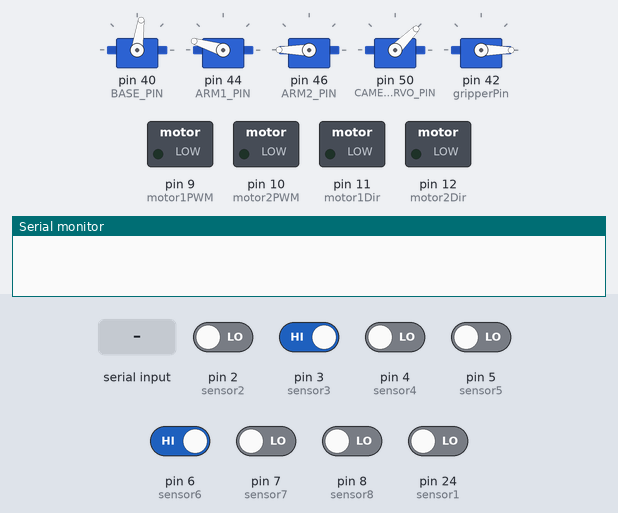
Bench run of a sketch on a simulated Arduino Mega 2560, built with avr-gcc and run on an emulated ATmega2560. Parts: 5 × servo, switched loads named in the sketch (green lamp = pin HIGH), the last lines printed to the serial monitor. The inputs (shaded band) are chosen by the test bench; at power-on: pin 3 (sensor3), pin 6 (sensor6) HIGH, pin 2 (sensor2), pin 4 (sensor4), pin 5 (sensor5), pin 7 (sensor7), pin 8 (sensor8), pin 24 (sensor1) LOW.

Above: at 4.2 s.
4.3 s: "OBDETECTED\n" received over Serial
At 9.2 s:
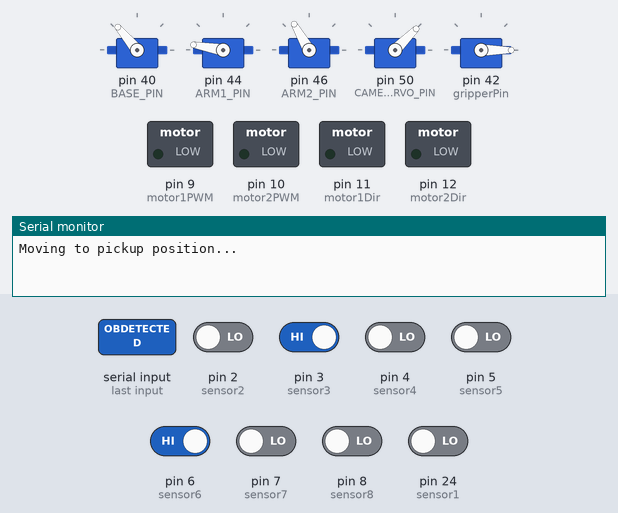
At 11.9 s:
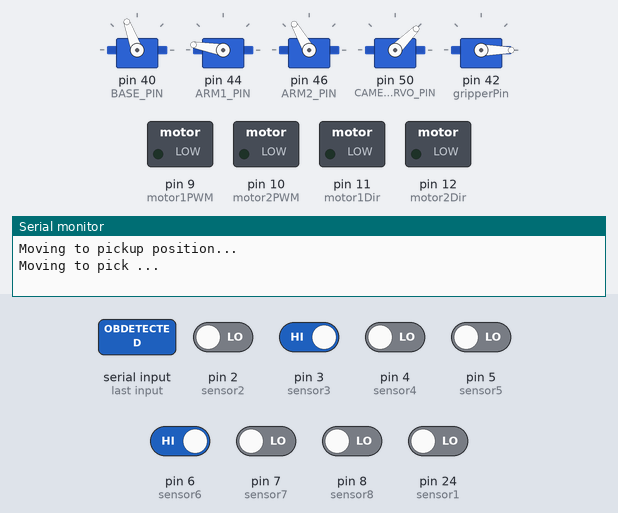
Timing chart, 0 to 25.4 s (numbered marks = the images above; inputs shaded):
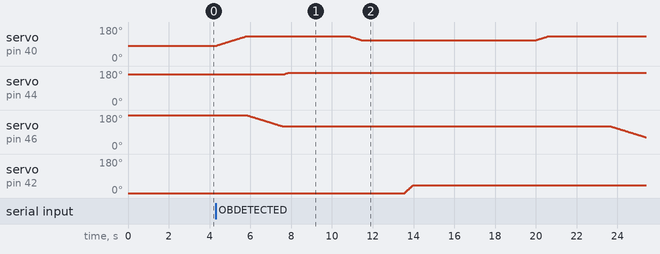

Measured:
- after the input at 4.3 s, servo on pin 44 (ARM1_PIN): 163° → 170° after 3.4 s; servo on pin 46 (ARM2_PIN): moves from 180° to 63° over 19.6 s, starting after 1.5 s; servo on pin 42 (gripperPin): moves from 0° to 40° over 0.40 s, starting after 9.3 s

The sketch:

final_arduino.ino
```cpp
#include <Servo.h> // Include the Servo library

// Create servo objects
Servo baseServo;
Servo arm1Servo;
Servo arm2Servo;
Servo cameraServo;
Servo gripper;

// Define sensor pins
const int sensor1 = 24; // Channel 1 connected to pin 24
const int sensor2 = 2;
const int sensor3 = 3;
const int sensor4 = 4;
const int sensor5 = 5;
const int sensor6 = 6;
const int sensor7 = 7;
const int sensor8 = 8;

// Define motor control pins
const int motor1Dir = 11;
const int motor1PWM = 9;
const int motor2Dir = 12;
const int motor2PWM = 10;

// Define servo pins
const int BASE_PIN = 40;
const int ARM1_PIN = 44;
const int ARM2_PIN = 46;
const int CAMERA_SERVO_PIN = 50;
const int gripperPin = 42;

// Define resting positions
// const int BASE_REST = 70;
// const int ARM1_REST = 160;
// const int ARM2_REST = 180;
const int CAMERA_DOWN = 45;
const int CAMERA_FORWARD = 90;

// Variable to track gripper position
int gripperAngle = 0;


void moveServoSmoothly(Servo &servo, int startAngle, int targetAngle, int delayTime) {
    if (startAngle < targetAngle) {
        for (int angle = startAngle; angle <= targetAngle; angle++) {
            servo.write(angle);
            delay(delayTime);
        }
    } else {
        for (int angle = startAngle; angle >= targetAngle; angle--) {
            servo.write(angle);
            delay(delayTime);
        }
    }
}


void setup() {
    Serial.begin(9600);

    // Attach servos to pins
    baseServo.attach(BASE_PIN);
    arm1Servo.attach(ARM1_PIN);
    arm2Servo.attach(ARM2_PIN);

    cameraServo.attach(CAMERA_SERVO_PIN);
    gripper.attach(gripperPin);

    // Move servos to resting positions

    baseServo.write(82);
    arm1Servo.write(163);
    arm2Servo.write(180);
    cameraServo.write(CAMERA_DOWN);
    gripper.write(0);

    // restingPosition();

    delay(3000); // Wait for servos to reach position

    // Initialize IR sensor pins
    pinMode(sensor1, INPUT);
    pinMode(sensor2, INPUT);
    pinMode(sensor3, INPUT);
    pinMode(sensor4, INPUT);
    pinMode(sensor5, INPUT);
    pinMode(sensor6, INPUT);
    pinMode(sensor7, INPUT);
    pinMode(sensor8, INPUT);

    // Initialize Motor Driver pins
    pinMode(motor1Dir, OUTPUT);
    pinMode(motor1PWM, OUTPUT);
    pinMode(motor2Dir, OUTPUT);
    pinMode(motor2PWM, OUTPUT);


}

void loop() {
    // Check for serial input from Python
    if (Serial.available() > 0) {
        String command = Serial.readStringUntil('\n');
        // Serial.print("Received command: ");
        // Serial.println(command);

        if (command == "STOP") {
            stopMotors();
            Serial.println("Marker Detected: Robot Stopped");
        }
         else if (command == "TURN_SEQUENCE") {
            stopMotors();
            cameraServo.write(CAMERA_FORWARD);
            delay(2000);
            executeTurnSequence();
        }
        else if (command == "OBDETECTED"){
            pickupPosition();
            delay(3000);
            pickPosition();
            delay(6000);
            pickupPosition();
            delay(3000);
            drop();
            delay(5000);
            restingPosition2();
            delay(4000);

            executeTurnbackSequence();
        }
    }

    // Read sensor values
    int s1 = digitalRead(sensor1);
    int s2 = digitalRead(sensor2);
    int s3 = digitalRead(sensor3);
    int s4 = digitalRead(sensor4);
    int s5 = digitalRead(sensor5);
    int s6 = digitalRead(sensor6);
    int s7 = digitalRead(sensor7);
    int s8 = digitalRead(sensor8);

    // Line following logic
    if (s1 == 1 && s2 == 1 && s3 == 1 && s4 == 1 && s5 == 1 && s6 == 1 && s7 == 1 && s8 == 1) {
        stopMotors();
    } else if (s4 == 1 && s5 == 1) {
        moveForward();
    } else if ((s4 == 1 && s5 == 1) && (s3 == 1 || s6 == 1)) {
        moveForward();
    } else if ((s6 == 0 && s2 == 1) || (s5 == 0 && s1 == 1) || (s4 == 1 && s5 == 0)) {
        turnRight();
    } else if ((s3 == 0 && s7 == 1) || (s4 == 0 && s8 == 1) || (s5 == 1 && s4 == 0)) {
        turnLeft();
    } else {
        stopMotors();
    }
}

void executeTurnSequence() {
    digitalWrite(motor1Dir, HIGH);
    analogWrite(motor1PWM, 50);
    digitalWrite(motor2Dir, LOW);
    analogWrite(motor2PWM, 50);
    delay(3000);

    stopMotors();
    delay(8000);

    Serial.println("READY");
    delay(5000);
}


void executeTurnbackSequence(){
    digitalWrite(motor1Dir, LOW);
    analogWrite(motor1PWM, 50);
    digitalWrite(motor2Dir, HIGH);
    analogWrite(motor2PWM, 50);
    delay(3000);

    stopMotors();
    delay(2000);
    cameraServo.write(CAMERA_DOWN);
    delay(4000);

//     Serial.println("READY");
//     delay(4000);
//

}

void moveForward() {
    digitalWrite(motor1Dir, LOW);
    analogWrite(motor1PWM, 50);
    digitalWrite(motor2Dir, LOW);
    analogWrite(motor2PWM, 50);
}

void turnRight() {
    digitalWrite(motor1Dir, LOW);
    analogWrite(motor1PWM, 50);
    digitalWrite(motor2Dir, LOW);
    analogWrite(motor2PWM, 0);
}

void turnLeft() {
    digitalWrite(motor1Dir, LOW);
    analogWrite(motor1PWM, 0);
    digitalWrite(motor2Dir, LOW);
    analogWrite(motor2PWM, 50);
}

void stopMotors() {
    digitalWrite(motor1Dir, LOW);
    analogWrite(motor1PWM, 0);
    digitalWrite(motor2Dir, LOW);
    analogWrite(motor2PWM, 0);
}
// Predefined positions

void pickupPosition() {
    Serial.println("Moving to pickup position...");
    moveServoSmoothly(baseServo, baseServo.read(), 130, 30);
    moveServoSmoothly(arm2Servo, arm2Servo.read(), 120, 30);
    moveServoSmoothly(arm1Servo, arm1Servo.read(), 170, 30);
}

void pickPosition() {
    Serial.println("Moving to pick ...");
    // Claw open
    moveServoSmoothly(baseServo, baseServo.read(), 110, 30);
    moveServoSmoothly(arm2Servo, arm2Servo.read(), 120, 30);
    moveServoSmoothly(arm1Servo, arm1Servo.read(), 170, 30);
    delay(2000);
    moveServoSmoothly(gripper, gripper.read(), 40, 10);
    gripperAngle = 40;


}


void drop() {
    Serial.println("Moving to drop position...");
    moveServoSmoothly(arm2Servo, arm2Servo.read(), 10, 30);
    moveServoSmoothly(baseServo, baseServo.read(), 60, 30);
    moveServoSmoothly(arm1Servo, arm1Servo.read(), 20, 30);
    moveServoSmoothly(baseServo, baseServo.read(), 45, 30);
    moveServoSmoothly(gripper, gripper.read(), 0, 10);
    gripperAngle = 0;

}

void restingPosition2() {
    Serial.println("Moving to resting position...");
    moveServoSmoothly(arm2Servo, arm2Servo.read(),180, 30);
    moveServoSmoothly(baseServo, baseServo.read(), 95, 30);
    moveServoSmoothly(arm1Servo, arm1Servo.read(), 150, 30);
    moveServoSmoothly(baseServo, baseServo.read(), 82, 30);
    moveServoSmoothly(arm1Servo, arm1Servo.read(), 163, 30);
}
```
